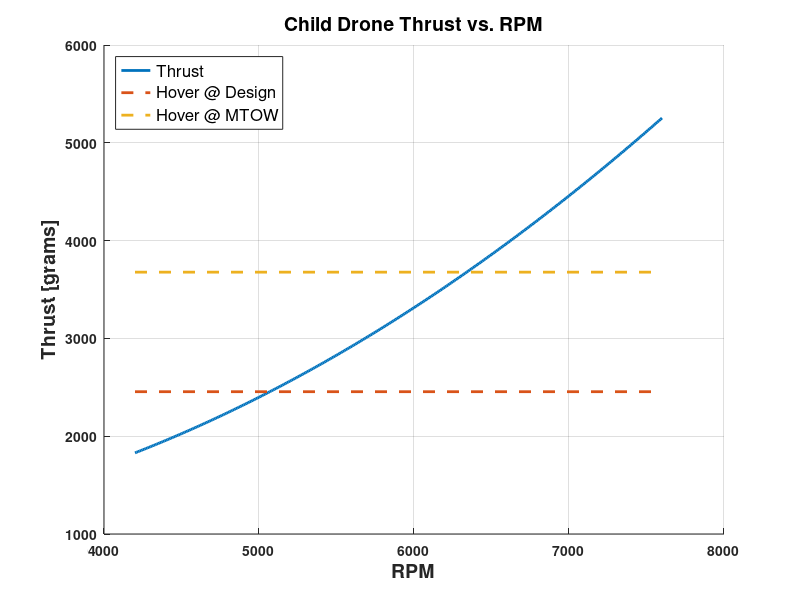
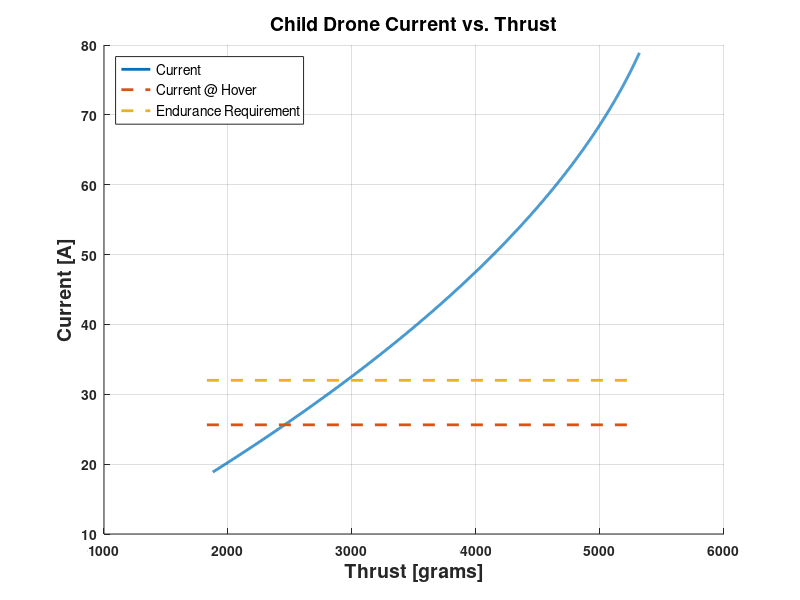

These figures' MATLAB source, in order:
%% MN3508 Thrust Curve
clc; clear all; close all;

%% Atmospheric conditions
    rho = 1.04447; %air density at altitude, kg/m3
    rhoSea = 1.225; %density at sea level, kg/m3
    rhoRatio = rho/rhoSea; %ratio of densities
    
%% Power Usage
    Ivtx = 0.850*12/14.8;
    Ipixhawk = 0.5*5.3/14.8;
    Qdeploy = 0.1*5*5/14.8;
    
%% System Characteristics
    tFlight = 15*60;
    Vbatt = 14.8; %battery voltage, V
    CtomAh = 1000*0.000277778; %coulomb to amp-hr conversion
    Qbatt = 10000*0.8/CtomAh - Qdeploy; %Charge available, C
    thrustperaxis = 2455/4;
    Imax = Qbatt/tFlight*[1 1];

%% Calculate thrust curves
    rpm11 = [5300 6500 7200 8000 8500]; %11-inch RPMs
    A11 = [3.1,5.6,7.9,10.5,12.7]; %11-inch Amp draw
    thrust11 = [380 630 780 960 1110]; %11-inch thrust @ sea level, grams
    p11 = polyfit(rpm11,thrust11,2); %2nd-order fit for 11-inch
    pA11 = polyfit(A11,thrust11,2); % 2nd-order fit for 11-inch w/ Amps

    rpm12 = [4700 6300 6900 7500 8100]; %12-inch RPMs
    A12 = [3.8,7.4,10,13.5,16.1]; % 12-inch Amp draw
    thrust12 = [460 800 1000 1200 1360]; %12-inch thrust @ sea level, grams
    p12 = polyfit(rpm12,thrust12,2); %2nd-order fit for 12-inch
    pA12 = polyfit(A12,thrust12,2); % 2nd-order fit for 12-inch 2/ Amps
    
    rpm13p = 4200:10:7600; %rpm range for 13-inch
    A13p = 4.5:0.01:19.5; % 13-inch current draw
    thrust13p = 2*polyval(p12,rpm13p)*rhoRatio - polyval(p11,rpm13p)*rhoRatio;
        % 13-inch thrust as 12-inch plus delta from 11-inch
    thrust13pA = 2*polyval(pA12,A13p)*rhoRatio - polyval(pA11,A13p)*rhoRatio;
    
%% Calculate Design Characteristics
    hoverA = [3.1,19.5]; % Amp plot range
    hoverthrust = [thrustperaxis thrustperaxis]; %thrust at hover, grams
    
%% Calculate Max Characteristics
    MTOWthrust = max(thrust13p)*4*0.7*[1 1];

%% Plot
    RPMrange = [min(rpm13p) max(rpm13p)];

    figure(1)
    hold on
    grid on
    title('Child Drone Thrust vs. RPM','fontsize',14)
    xlabel('RPM','fontsize',14)
    ylabel('Thrust [grams]','fontsize',14)
    h5 = plot(rpm13p,thrust13p*4,'linewidth',2);
    h6 = plot(RPMrange,hoverthrust*4,'--','linewidth',2);
    h7 = plot(RPMrange,MTOWthrust,'--','linewidth',2);
    hL = legend([h5,h6,h7],'Thrust','Hover @ Design','Hover @ MTOW','location','northwest');
    set(hL,'fontsize',12)
    set(gca,'fontweight','bold')
    hold off
    
    thrustrange = 4*[min(thrust13p) max(thrust13p)];
    Ihover = (A13p(170)*4 + Ivtx + Ipixhawk)*[1 1];
    
    figure(2)
    hold on
    grid on
    title('Child Drone Current vs. Thrust','fontsize',14)
    xlabel('Thrust [grams]','fontsize',14)
    ylabel('Current [A]','fontsize',14)
    h11 = plot(thrust13pA*4,(A13p*4 + Ivtx + Ipixhawk),'linewidth',2);
    h12 = plot(thrustrange,Ihover,'--','linewidth',2);
    h13 = plot(thrustrange,Imax,'--','linewidth',2);
    hL2 = legend([h11,h12,h13],'Current','Current @ Hover','Endurance Requirement','location','northwest');
    set(hL2,'fontsize',10)
    set(gca,'fontweight','bold')
    hold off